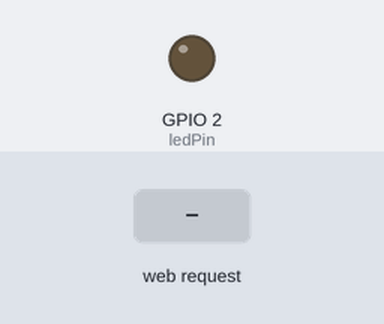
A sketch run on a simulated ESP32. Shown: output pins drawn as LEDs (lit = HIGH). The test bench sets the inputs (shaded band). WiFi joins after 1.5 s; servers stay silent unless stated; what the sketch prints to the serial monitor is not drawn.

Above: at 2.7 s.
2.8 s: HTTP request GET /toggle received
At 3.5 s:
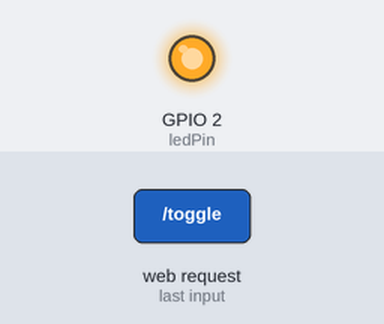
Timing chart, 0 to 5.8 s (numbered marks = the images above; inputs shaded):
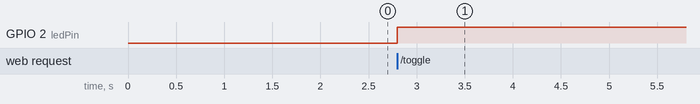

Measured:
- after the input at 2.8 s, GPIO 2 (ledPin): LOW → HIGH at once

The sketch:

sketch_dec16a.ino
```cpp
#include <WiFi.h>
#include <WebServer.h>

const char* ssid = "Enter Your Wifi Name/SSID";
const char* password = "WfFi Pas";

const int ledPin = 2;
bool ledState = false;

WebServer server(80);

// ---------- SETUP ----------
void setup() {
  Serial.begin(115200);
  pinMode(ledPin, OUTPUT);
  digitalWrite(ledPin, LOW);

  Serial.print("Connecting to ");
  Serial.println(ssid);
  WiFi.begin(ssid, password);

  int attempts = 0;
  while (WiFi.status() != WL_CONNECTED) {
    delay(500);
    Serial.print(".");
    attempts++;
    if (attempts > 20) {
      Serial.println("\nWiFi Failed!");
      return;
    }
  }

  Serial.println("\nWiFi Connected");
  Serial.print("IP Address: ");
  Serial.println(WiFi.localIP());

  server.on("/", handleRoot);
  server.on("/toggle", handleToggle);
  server.on("/status", handleStatus);

  server.begin();
  Serial.println("HTTP Server Started");
}

// ---------- LOOP ----------
void loop() {
  server.handleClient();
}

// ---------- WEB PAGE ----------
void handleRoot() {
  String html = R"rawliteral(
<!DOCTYPE html>
<html>
<head>
<meta name="viewport" content="width=device-width, initial-scale=1">
<title>ESP32 LED Control</title>

<style>
* {
  box-sizing: border-box;
}

body {
  margin: 0;
  height: 100vh;
  font-family: 'Segoe UI', Arial, sans-serif;
  background: linear-gradient(135deg, #667eea, #764ba2);
  display: flex;
  align-items: center;
  justify-content: center;
}

.card {
  background: rgba(255, 255, 255, 0.18);
  backdrop-filter: blur(12px);
  border-radius: 20px;
  padding: 30px 25px;
  width: 90%;
  max-width: 380px;
  text-align: center;
  color: white;
  box-shadow: 0 8px 32px rgba(0,0,0,0.25);
}

h1 {
  margin-top: 0;
  font-size: 26px;
  letter-spacing: 1px;
}

.status {
  margin: 20px 0;
  font-size: 18px;
}

.badge {
  display: inline-block;
  padding: 6px 18px;
  border-radius: 50px;
  font-weight: bold;
}

.badge.on {
  background: #2ecc71;
}

.badge.off {
  background: #e74c3c;
}

button {
  width: 100%;
  padding: 18px;
  margin-top: 25px;
  font-size: 22px;
  font-weight: bold;
  border: none;
  border-radius: 14px;
  color: white;
  cursor: pointer;
  transition: transform 0.15s ease, box-shadow 0.15s ease;
}

button.on {
  background: linear-gradient(135deg, #ff416c, #ff4b2b);
}

button.off {
  background: linear-gradient(135deg, #00c6ff, #0072ff);
}

button:active {
  transform: scale(0.97);
  box-shadow: 0 4px 12px rgba(0,0,0,0.3);
}

.footer {
  margin-top: 20px;
  font-size: 13px;
  opacity: 0.8;
}
</style>
</head>

<body>

<div class="card">
  <h1>ESP32 LED Controller</h1>

  <div class="status">
    Status:
    <span id="status" class="badge">--</span>
  </div>

  <button id="btn" onclick="toggleLED()">Loading...</button>

  <div class="footer">
    Control via WiFi
  </div>
</div>

<script>
function updateUI(state) {
  const btn = document.getElementById("btn");
  const status = document.getElementById("status");

  if (state === "ON") {
    status.innerText = "ON";
    status.className = "badge on";
    btn.innerText = "TURN OFF";
    btn.className = "on";
  } else {
    status.innerText = "OFF";
    status.className = "badge off";
    btn.innerText = "TURN ON";
    btn.className = "off";
  }
}

function toggleLED() {
  fetch("/toggle")
    .then(() => loadStatus());
}

function loadStatus() {
  fetch("/status")
    .then(res => res.text())
    .then(state => updateUI(state));
}

loadStatus();
</script>

</body>
</html>
)rawliteral";

  server.send(200, "text/html", html);
}


// ---------- TOGGLE ----------
void handleToggle() {
  ledState = !ledState;
  digitalWrite(ledPin, ledState ? HIGH : LOW);
  Serial.println(ledState ? "LED ON" : "LED OFF");
  server.send(200, "text/plain", "OK");
}

// ---------- STATUS ----------
void handleStatus() {
  server.send(200, "text/plain", ledState ? "ON" : "OFF");
}
```
